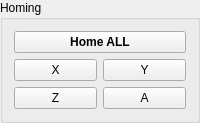
         <widget class="QGroupBox" name="group_homing">
          <property name="enabled">
           <bool>true</bool>
          </property>
          <property name="title">
           <string>Homing</string>
          </property>
          <layout class="QGridLayout" name="gridLayout_20">
           <item row="0" column="1">
            <layout class="QVBoxLayout" name="verticalLayout_2">
             <item>
              <widget class="QPushButton" name="btn_all_seek">
               <property name="font">
                <font>
                 <weight>75</weight>
                 <bold>true</bold>
                </font>
               </property>
               <property name="text">
                <string>Home ALL</string>
               </property>
              </widget>
             </item>
             <item>
              <layout class="QHBoxLayout" name="horizontalLayout_10">
               <item>
                <widget class="QPushButton" name="btn_x_seek">
                 <property name="enabled">
                  <bool>true</bool>
                 </property>
                 <property name="sizePolicy">
                  <sizepolicy hsizetype="Minimum" vsizetype="Expanding">
                   <horstretch>0</horstretch>
                   <verstretch>0</verstretch>
                  </sizepolicy>
                 </property>
                 <property name="font">
                  <font>
                   <weight>50</weight>
                   <bold>false</bold>
                  </font>
                 </property>
                 <property name="text">
                  <string>X</string>
                 </property>
                </widget>
               </item>
               <item>
                <widget class="QPushButton" name="btn_y_seek">
                 <property name="enabled">
                  <bool>true</bool>
                 </property>
                 <property name="sizePolicy">
                  <sizepolicy hsizetype="Minimum" vsizetype="Expanding">
                   <horstretch>0</horstretch>
                   <verstretch>0</verstretch>
                  </sizepolicy>
                 </property>
                 <property name="font">
                  <font>
                   <weight>50</weight>
                   <bold>false</bold>
                  </font>
                 </property>
                 <property name="text">
                  <string>Y</string>
                 </property>
                </widget>
               </item>
              </layout>
             </item>
             <item>
              <layout class="QHBoxLayout" name="horizontalLayout_11">
               <item>
                <widget class="QPushButton" name="btn_z_seek">
                 <property name="enabled">
                  <bool>true</bool>
                 </property>
                 <property name="sizePolicy">
                  <sizepolicy hsizetype="Minimum" vsizetype="Expanding">
                   <horstretch>0</horstretch>
                   <verstretch>0</verstretch>
                  </sizepolicy>
                 </property>
                 <property name="font">
                  <font>
                   <weight>50</weight>
                   <bold>false</bold>
                  </font>
                 </property>
                 <property name="text">
                  <string>Z</string>
                 </property>
                </widget>
               </item>
               <item>
                <widget class="QPushButton" name="btn_a_seek">
                 <property name="enabled">
                  <bool>true</bool>
                 </property>
                 <property name="sizePolicy">
                  <sizepolicy hsizetype="Minimum" vsizetype="Expanding">
                   <horstretch>0</horstretch>
                   <verstretch>0</verstretch>
                  </sizepolicy>
                 </property>
                 <property name="font">
                  <font>
                   <weight>50</weight>
                   <bold>false</bold>
                  </font>
                 </property>
                 <property name="text">
                  <string>A</string>
                 </property>
                </widget>
               </item>
              </layout>
             </item>
            </layout>
           </item>
          </layout>
         </widget>
